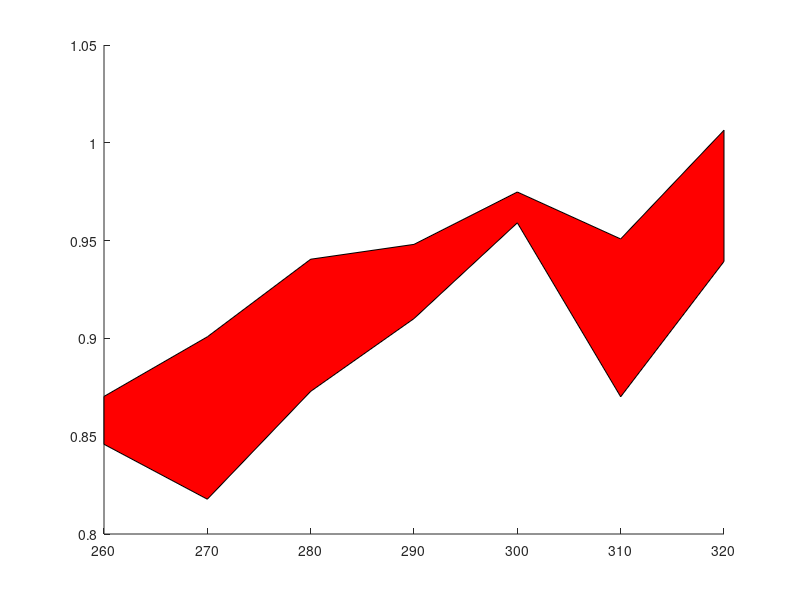

MATLAB code for this plot: (Note: this script raises an error after producing the figure.)
clear;
clc;
num=[260 270 280 290 300,310,320];
% optimal=[5309/7711 5705/7711 5700/7711 6121/7711 6067/7711 ]; 
optimal=[0.8581 0.8593 0.9067 0.9291 0.96696,0.9105,0.972899 ]; 
 xconf = [num num(end:-1:1)] ;%构造正反向的x值，作为置信区间的横坐标值
%  yconf = [optimal+0.02 optimal(end:-1:1)-0.02];%构造y方向的上下范围，作为置信区间的纵坐标值 ?
  yconf = [optimal optimal(end:-1:1)]+[0.01224,0.04152,0.03379,0.01898,0.00789,0.040357,0.0335569,-0.0335569,-0.040357,-0.00789,-0.01898,-0.03379,-0.04152 ,-0.01224];%构造y方向的上下范围，作为置信区间的纵坐标值 ?
  figure
  hold on
 p = fill(xconf,yconf,'red');%定义填充区间
 p.FaceColor = [0.8 0.8 0.8];%定义区间的填充颜色      
 p.EdgeColor = 'none';%定义区间边界的填充颜色，此处不设置 ?
 %p.FaceAlpha = 0.2; 
 
% gpsr=[3.4558 2.90852 2.9581 2.2274 2.39666  ].*10^-1;
 gpsr=[ 0.36851 0.39326 0.4263 0.46153 0.5002 0.5455 0.5997];
 gsr=[ 0.4325 0.4617 0.4965 0.5253 0.5573 0.5991 0.6288];

% DFR=[5.92 5.6 4.7 4.1 3.1 3.1  ]*10^-1;

% plot(num,optimal,'ro-',num,fbr,'b*-',num,VBF,'k>-',num,DFR,'g.-','linewidth',1)
 plot(num,optimal,'ro-',num,gpsr,'b*-',num,gsr,'k>-','linewidth',1)
xlabel('Signal transmission radius (m)')
ylabel('Packet delivery ratio')
grid on
legend('confidence interval','Proposed Scheme','GPSR','GSR')
fjdaksljjjjjjjjjjjjjjjjjjjjjjjjjjjjjjjjjjjjjjjjjjjjjjjjjjjjjjjs
